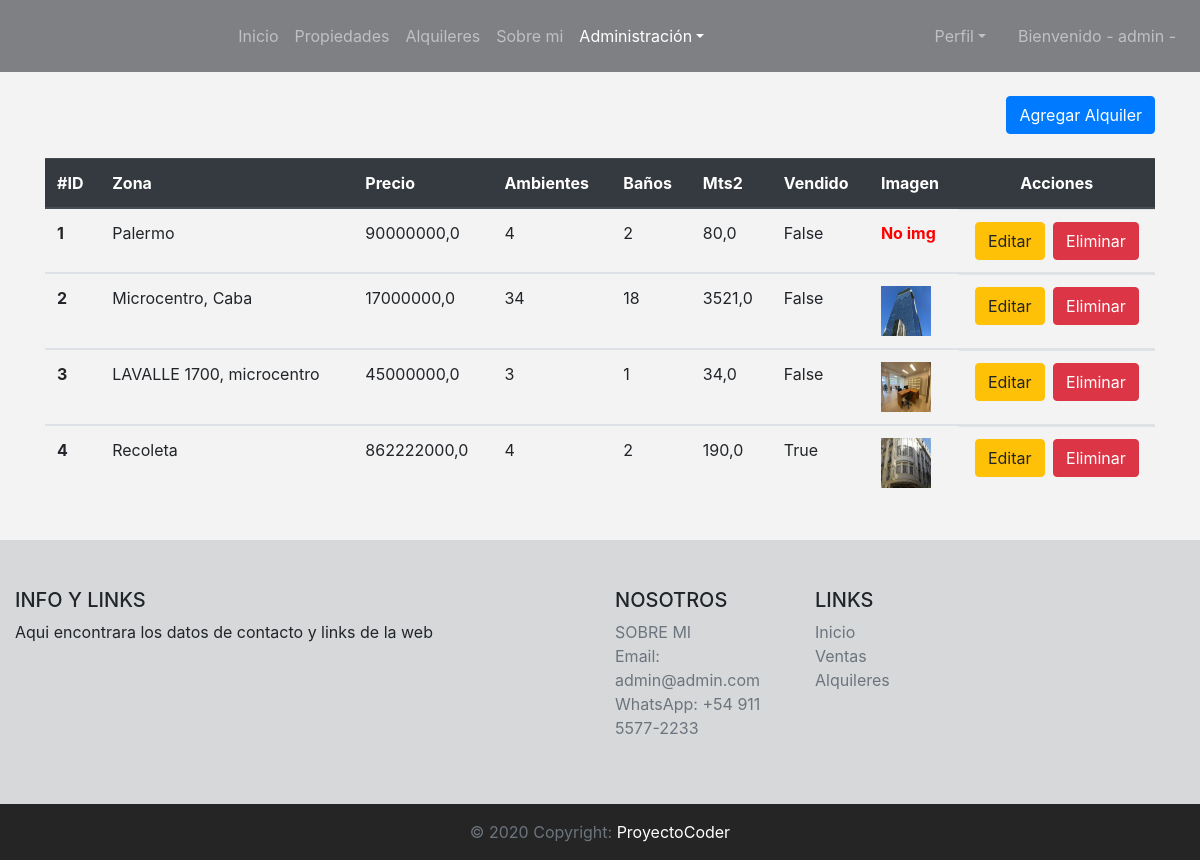
/rentals/crud-rental/ (signed in), run on an earlier commit of the app's database.
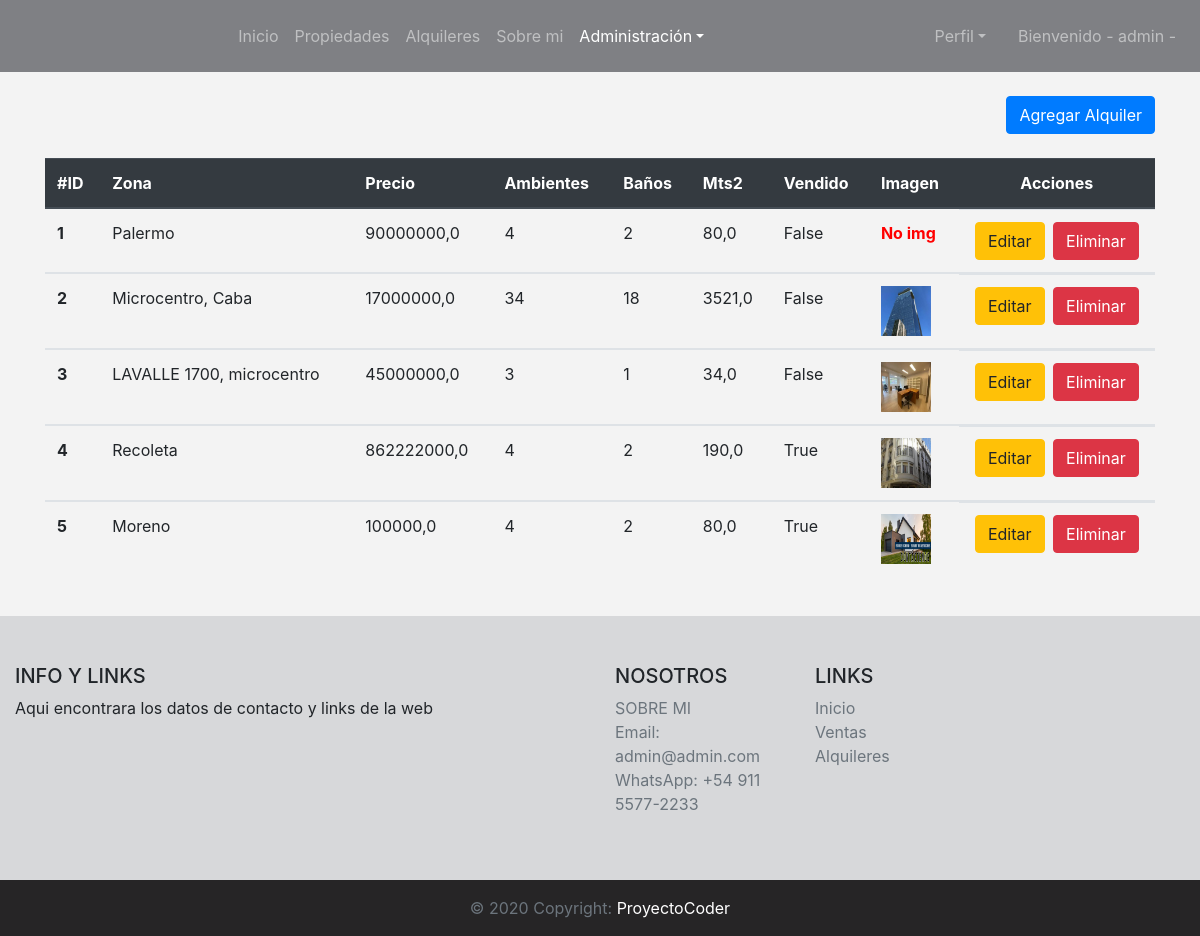
And on a later commit of the database.
### rentals/models.py (models this page shows, shortened)
class Rental(models.Model):
    title = models.CharField(max_length=50, verbose_name='Titulo')
    zone = models.CharField(max_length=35, verbose_name='Zona')
    description = models.CharField(max_length=300)
    price = models.FloatField(verbose_name='Precio')
    environments = models.IntegerField(verbose_name='Ambientes')
    toilets = models.IntegerField(verbose_name='Baños')
    area = models.FloatField()
    sold = models.BooleanField(verbose_name='Alquilado')
    rental_image = models.ImageField(upload_to='rentals_image', null=True, blank=True, verbose_name='Imagen')
    class Meta:
        verbose_name = 'Alquiler'
        verbose_name_plural = 'Alquileres'

### rentals/views.py (the view)
# urls.py: path('crud-rental/', crud_rentals, name='crud_rental'),
@staff_member_required
def crud_rentals(request):
    if 'search' in request.GET:
        search = request.GET['search']
        rentals = Rental.objects.filter(title__icontains=search)
    else:
        rentals = Rental.objects.all()
    context = {
        'rentals': rentals,
    }
    return render(request, 'rentals/crud_rental.html', context=context)

### templates/rentals/crud_rental.html (shortened to what this page needs)
{% extends 'base.html' %}
{% block crud %}
<li class="nav-item dropdown active">
{% endblock %}
{% block content %}
<br>
<div class="container">
    <div class="text-right">
        <a href="/rentals/create-rental" class="btn btn-primary text-right">Agregar Alquiler</a>
    </div>
    <br>
    <table class="table">
        <thead class="thead-dark">
            <tr>
                <th scope="col">#ID</th>
                <th scope="col">Zona</th>
                <th scope="col">Precio</th>
                <th scope="col">Ambientes</th>
                <th scope="col">Baños</th>
                <th scope="col">Mts2</th>
                <th scope="col">Vendido</th>
                <th scope="col">Imagen</th>
                <th scope="col" class="text-center">Acciones</th>
            </tr>
        </thead>
        {% for rental in rentals %}
        <tbody>
            <tr>
                <th scope="row">{{rental.id}}</th>
                <td>{{rental.zone}}</td>
                <td>{{rental.price}}</td>
                <td>{{rental.environments}}</td>
                <td>{{rental.toilets}}</td>
                <td>{{rental.area}}</td>
                <td>{{rental.sold}}</td>
                {% if rental.rental_image.url != '' %}
                    <td><img src="{{rental.rental_image.url}}" width="50" height="50" alt=""></td>
                {% else %}
                    <td class="font-weight-bold" style="color: red;">No img</td>
                {% endif %}
                <td class="d-flex justify-content-around"><a href="/rentals/update-rental/{{rental.pk}}/" class="btn btn-warning">Editar</a><a href="/rentals/delete-rental/{{rental.pk}}/" class="btn btn-danger">Eliminar</a></td>
            </tr>
        </tbody>
        {% endfor %}
    </table>
</div>
{% endblock %}

What changed in the data, as far as the page shows it:
added Rental: id "5", zone "Moreno", price "100000,0", environments "4", toilets "2", area "80,0", sold "True", rental_image (picture)
